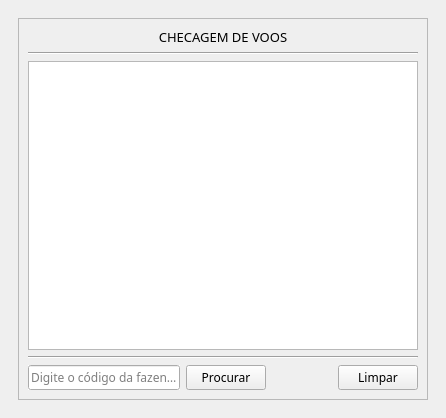
<?xml version="1.0" encoding="UTF-8"?>
<ui version="4.0">
 <class>MainWindow</class>
 <widget class="QMainWindow" name="MainWindow">
  <property name="windowModality">
   <enum>Qt::ApplicationModal</enum>
  </property>
  <property name="geometry">
   <rect>
    <x>0</x>
    <y>0</y>
    <width>446</width>
    <height>418</height>
   </rect>
  </property>
  <property name="mouseTracking">
   <bool>true</bool>
  </property>
  <property name="windowTitle">
   <string>MainWindow</string>
  </property>
  <property name="documentMode">
   <bool>true</bool>
  </property>
  <widget class="QWidget" name="centralwidget">
   <layout class="QGridLayout" name="gridLayout_5">
    <item row="0" column="0">
     <widget class="QWidget" name="widget" native="true">
      <layout class="QGridLayout" name="gridLayout_4">
       <item row="0" column="0">
        <widget class="QFrame" name="frame_corpo">
         <property name="acceptDrops">
          <bool>false</bool>
         </property>
         <property name="frameShape">
          <enum>QFrame::StyledPanel</enum>
         </property>
         <property name="frameShadow">
          <enum>QFrame::Plain</enum>
         </property>
         <layout class="QGridLayout" name="gridLayout">
          <item row="4" column="0">
           <widget class="QLineEdit" name="entrada">
            <property name="font">
             <font>
              <family>MS Reference Sans Serif</family>
             </font>
            </property>
            <property name="whatsThis">
             <string/>
            </property>
            <property name="layoutDirection">
             <enum>Qt::RightToLeft</enum>
            </property>
            <property name="autoFillBackground">
             <bool>true</bool>
            </property>
            <property name="maxLength">
             <number>5</number>
            </property>
            <property name="frame">
             <bool>true</bool>
            </property>
            <property name="echoMode">
             <enum>QLineEdit::Normal</enum>
            </property>
            <property name="alignment">
             <set>Qt::AlignJustify|Qt::AlignVCenter</set>
            </property>
            <property name="dragEnabled">
             <bool>false</bool>
            </property>
            <property name="placeholderText">
             <string>Digite o código da fazenda</string>
            </property>
            <property name="cursorMoveStyle">
             <enum>Qt::VisualMoveStyle</enum>
            </property>
            <property name="clearButtonEnabled">
             <bool>false</bool>
            </property>
           </widget>
          </item>
          <item row="0" column="0" colspan="5">
           <widget class="QLabel" name="label">
            <property name="font">
             <font>
              <family>MS Reference Sans Serif</family>
              <pointsize>10</pointsize>
              <weight>50</weight>
              <bold>false</bold>
             </font>
            </property>
            <property name="frameShape">
             <enum>QFrame::NoFrame</enum>
            </property>
            <property name="frameShadow">
             <enum>QFrame::Raised</enum>
            </property>
            <property name="lineWidth">
             <number>1</number>
            </property>
            <property name="text">
             <string>CHECAGEM DE VOOS</string>
            </property>
            <property name="textFormat">
             <enum>Qt::AutoText</enum>
            </property>
            <property name="alignment">
             <set>Qt::AlignCenter</set>
            </property>
            <property name="buddy">
             <cstring></cstring>
            </property>
           </widget>
          </item>
          <item row="4" column="4">
           <widget class="QPushButton" name="btn_limpeza">
            <property name="font">
             <font>
              <family>MS Reference Sans Serif</family>
             </font>
            </property>
            <property name="cursor">
             <cursorShape>PointingHandCursor</cursorShape>
            </property>
            <property name="mouseTracking">
             <bool>true</bool>
            </property>
            <property name="text">
             <string>Limpar</string>
            </property>
           </widget>
          </item>
          <item row="4" column="3">
           <spacer name="horizontalSpacer_2">
            <property name="orientation">
             <enum>Qt::Horizontal</enum>
            </property>
            <property name="sizeType">
             <enum>QSizePolicy::Maximum</enum>
            </property>
            <property name="sizeHint" stdset="0">
             <size>
              <width>60</width>
              <height>20</height>
             </size>
            </property>
           </spacer>
          </item>
          <item row="4" column="1" colspan="2">
           <widget class="QPushButton" name="btn_pesquisa">
            <property name="font">
             <font>
              <family>MS Reference Sans Serif</family>
             </font>
            </property>
            <property name="cursor">
             <cursorShape>PointingHandCursor</cursorShape>
            </property>
            <property name="mouseTracking">
             <bool>true</bool>
            </property>
            <property name="tabletTracking">
             <bool>true</bool>
            </property>
            <property name="acceptDrops">
             <bool>false</bool>
            </property>
            <property name="toolTip">
             <string/>
            </property>
            <property name="toolTipDuration">
             <number>0</number>
            </property>
            <property name="text">
             <string>Procurar</string>
            </property>
            <property name="checkable">
             <bool>false</bool>
            </property>
            <property name="checked">
             <bool>false</bool>
            </property>
            <property name="autoDefault">
             <bool>true</bool>
            </property>
            <property name="default">
             <bool>false</bool>
            </property>
            <property name="flat">
             <bool>false</bool>
            </property>
           </widget>
          </item>
          <item row="2" column="0" colspan="5">
           <widget class="QTableView" name="table">
            <property name="font">
             <font>
              <family>MS Reference Sans Serif</family>
             </font>
            </property>
            <property name="textElideMode">
             <enum>Qt::ElideRight</enum>
            </property>
            <property name="gridStyle">
             <enum>Qt::SolidLine</enum>
            </property>
            <property name="sortingEnabled">
             <bool>true</bool>
            </property>
            <attribute name="horizontalHeaderCascadingSectionResizes">
             <bool>false</bool>
            </attribute>
            <attribute name="verticalHeaderVisible">
             <bool>false</bool>
            </attribute>
            <attribute name="verticalHeaderShowSortIndicator" stdset="0">
             <bool>true</bool>
            </attribute>
            <attribute name="verticalHeaderStretchLastSection">
             <bool>false</bool>
            </attribute>
           </widget>
          </item>
          <item row="3" column="0" colspan="5">
           <widget class="Line" name="line">
            <property name="orientation">
             <enum>Qt::Horizontal</enum>
            </property>
           </widget>
          </item>
          <item row="1" column="0" colspan="5">
           <widget class="Line" name="line_2">
            <property name="orientation">
             <enum>Qt::Horizontal</enum>
            </property>
           </widget>
          </item>
         </layout>
        </widget>
       </item>
      </layout>
     </widget>
    </item>
   </layout>
  </widget>
 </widget>
 <resources/>
 <connections/>
</ui>
